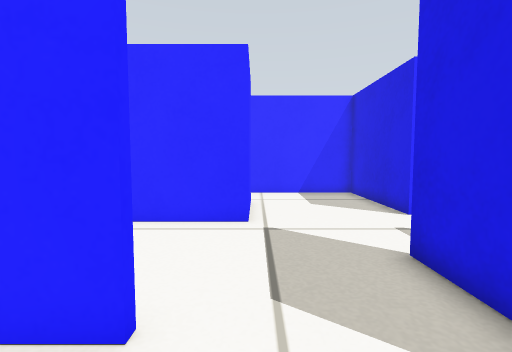
[1] (above)

21 first-person views from a walk through a world built for the Gazebo simulator. The camera is 0.38 m above the floor, tilts 4° down and sees 85° across. The floor is counted in squares, 0.2 m on a side. Each view is taken from the middle of a square. On the plan, view 1 faces up. The plan holds only what a view shows up to about 16 squares ahead; the rest is blank.

[2]
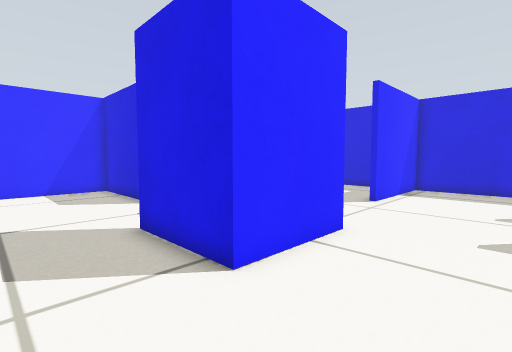

[3]
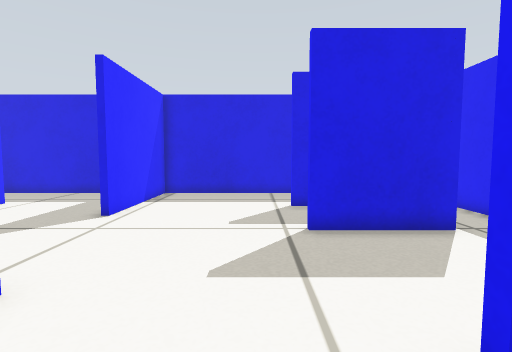

[4]
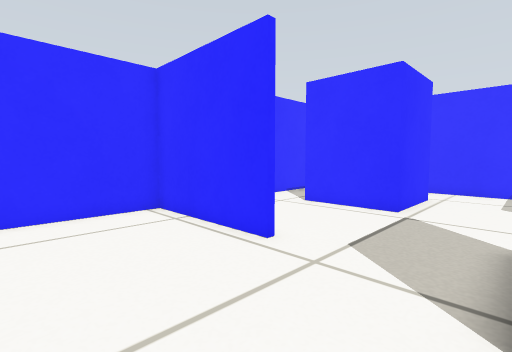

[5]
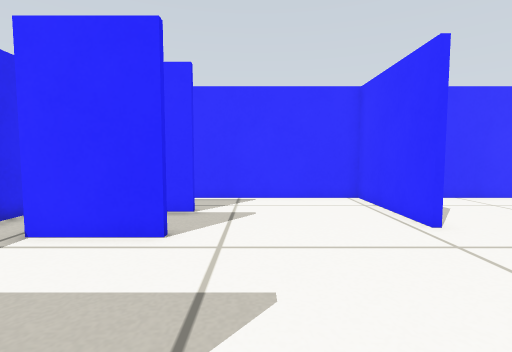

[6]
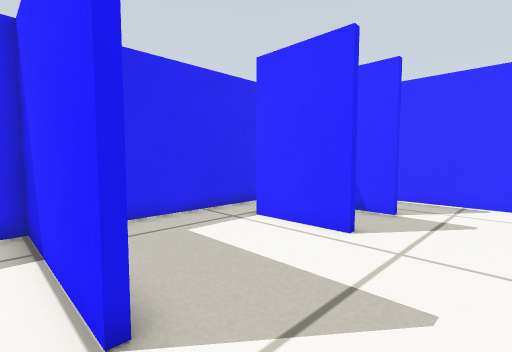

[7]
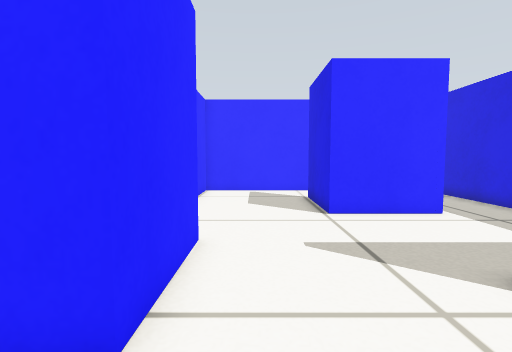

[8]
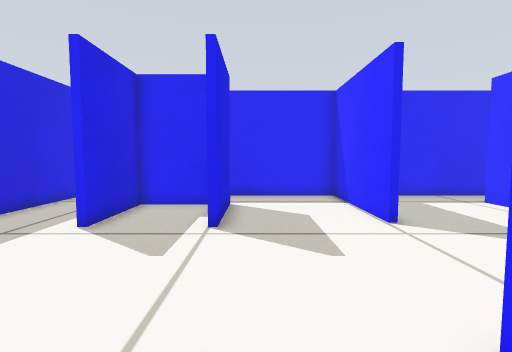

[9]
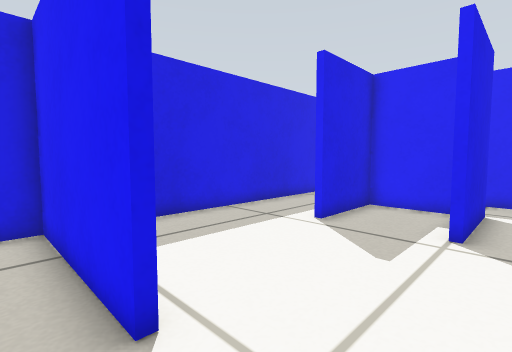

[10]
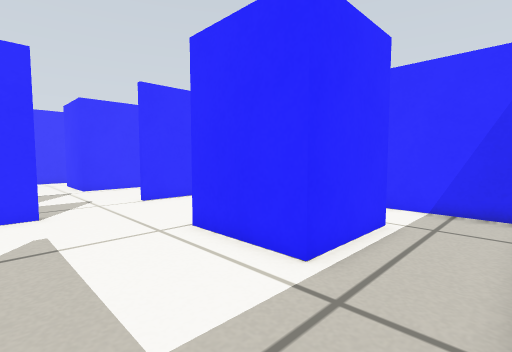

[11]
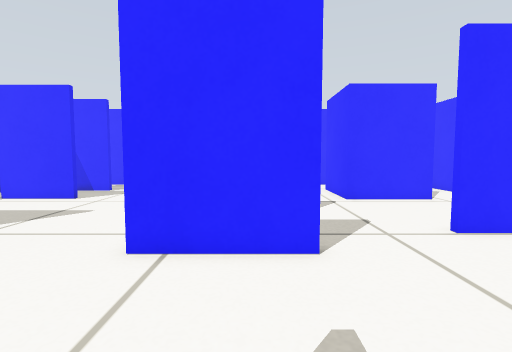

[12]
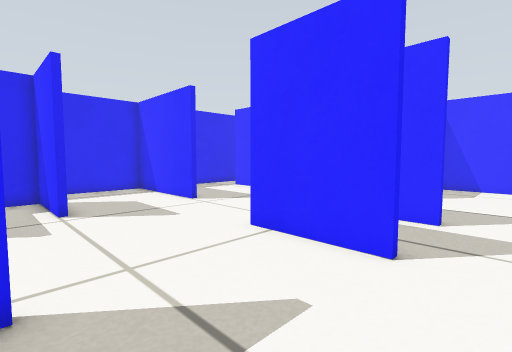

[13]
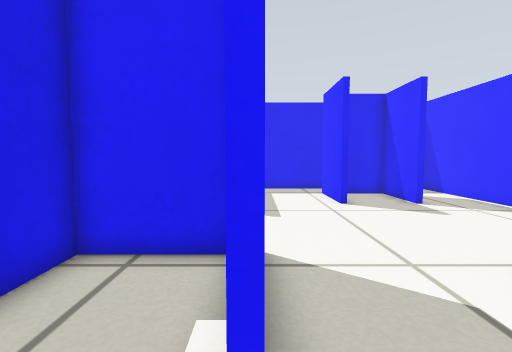

[14]
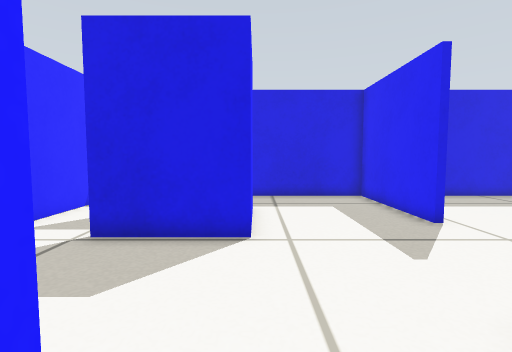

[15]
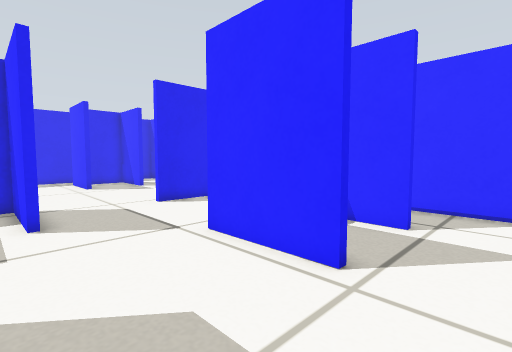

[16]
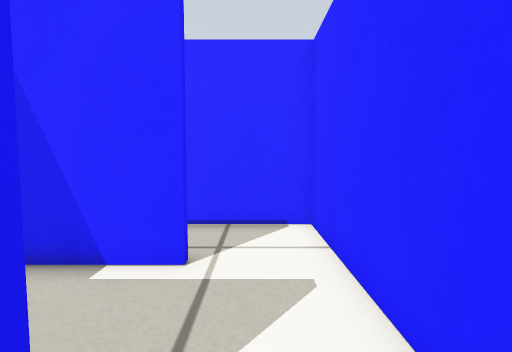

[17]
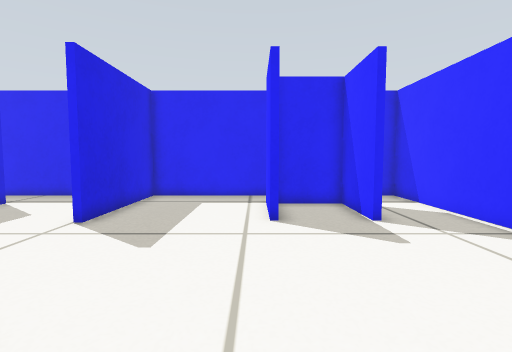

[18]
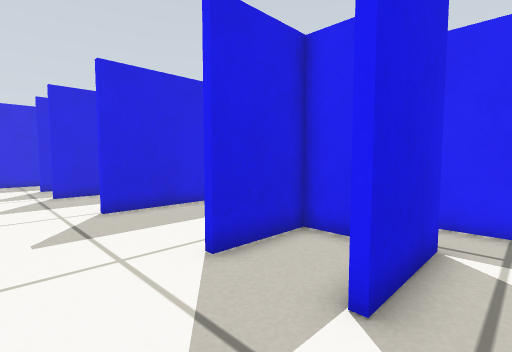

[19]
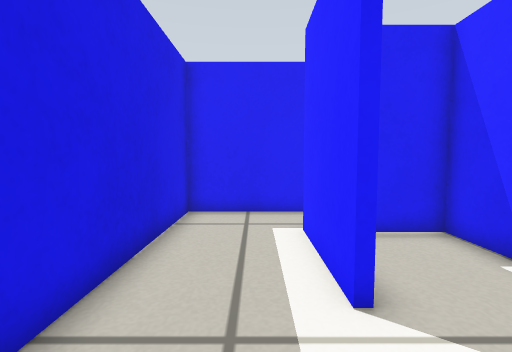

[20]
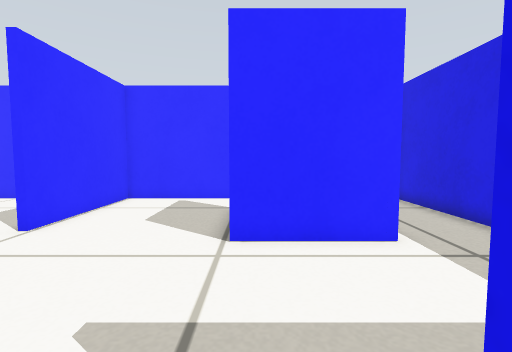

[21]
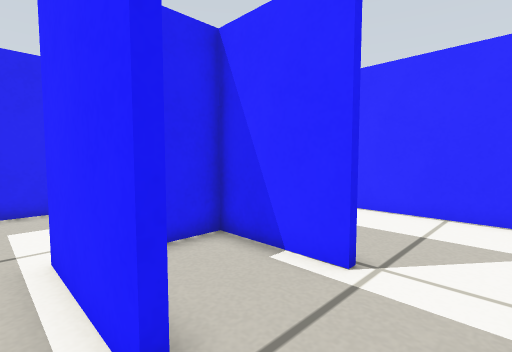

### Floor plan
Points are (right, up) in squares from view 1. A wall is a line through its corners. A room is listed if a view was taken in it or the views show most of it. See-through windows are left out.
Room 1 (views 1, 2, 3, 4, 5, 6, 7, 8, 9, 10, 11, 12, 13, 14, 15, 16, 17, 18, 19, 20, 21)
walls: (6.7, 5.3) (6.7, 1.5) (2.9, 1.5) (2.9, 5.2); (3.2, 5.2) (3.2, 1.7) (6.4, 1.7) (6.4, 3.4); (11.7, 2.9) (17.3, 2.9) (17.3, 14.3); (4.9, 8.9) (4.9, 14.5) (-6.7, 14.5) (-6.7, 3.2); (5.2, -3.8) (5.2, -9.5) (17.3, -9.5) (17.3, 2.7) (11.7, 2.7); (-1.3, 2.7) (-6.7, 2.7) (-6.7, -9.5) (4.9, -9.5) (4.9, -3.7); (10.3, -3.3) (10.3, -6.9) (13.5, -6.9) (13.5, -3.2); (-0.4, -4.1) (-0.4, -7.5); (-3.9, 2.9) (-1.3, 2.9); (13.8, -3.2) (13.8, -7.1); (10.7, 12) (10.7, 8.4) (12.2, 8.4); (-0.2, 11.9) (-0.2, 8.1) (-4, 8.1); (10, -7.1) (10, -3.3); (-3.5, -4.1) (-3.5, -7.2) (-0.7, -7.2) (-0.7, -4.1); (14.2, 11.9) (14.2, 8.1) (10.4, 8.1) (10.4, 11.9); (-3.8, 11.9) (-3.8, 8.9); (-3.7, -7.5) (-3.7, -4.1); (16.6, 14.5) (5.2, 14.5) (5.2, 8.9)

Positions as (right, up) in squares from view 1, and headings:
1: (0, 0), facing up
2: (0, -2), facing up-right
3: (3, -2), facing right
4: (3, -2), facing up-left
5: (6, -2), facing left
6: (6, -1), facing down-left
7: (8, -1), facing up
8: (9, 4), facing down
9: (9, 4), facing down-right
10: (17, 4), facing up-left
11: (12, 4), facing left
12: (12, 7), facing down-left
13: (3, 7), facing down
14: (4, 8), facing right
15: (4, 14), facing down-left
16: (1, 13), facing left
17: (0, 4), facing down
18: (-5, -1), facing down-right
19: (15, 0), facing down
20: (11, 2), facing up
21: (15, 14), facing down-left
